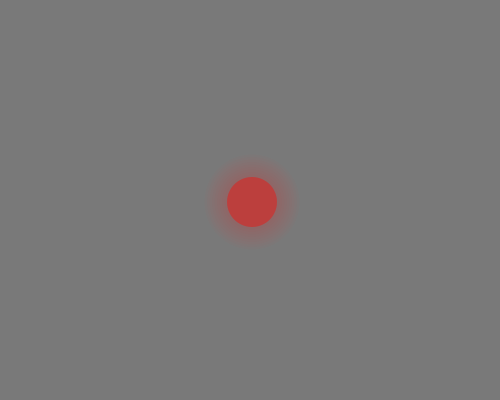
Frame 1 (no input)
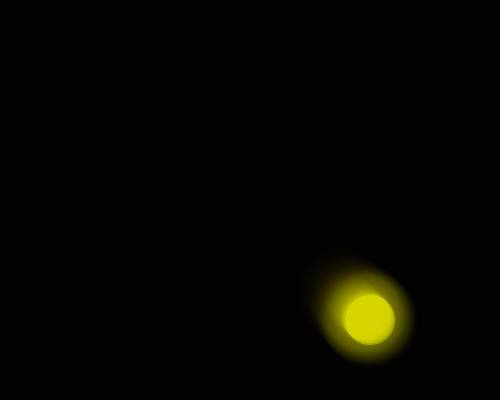
Frame 60 (the mouse pressed at the canvas centre just before this capture)
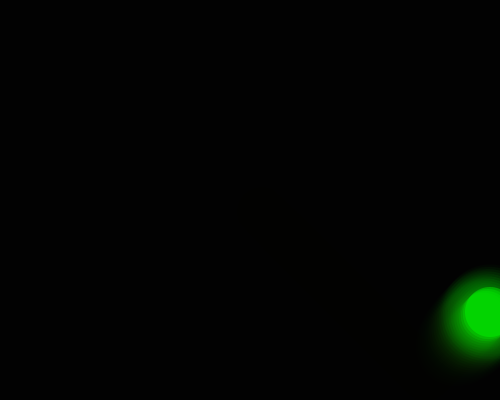
Frame 120 (the mouse held since frame 60 and released just before this capture)

The Processing sketch that drew these frames (run headless with seeded random() and noise(); from frame 60 on, the mouse is pressed at the canvas centre):

// Processing sketch: processing_105717
// ── processing_105717.pde

float xPos;
float yPos;
float xSpeed;
float ySpeed;
float startSpeed = 2;
int index = 0;

void setup () {
  size(500,400);
  background(150);
  
  //defines innitial position of ellipse
  xPos = width/2;
  yPos = height/2;
  
  strokeWeight(5);
  
  //defines the inital speed of the ellipse
  xSpeed = startSpeed;
  ySpeed = startSpeed;
  
  //change color mode to Hue, Saturation, Brightness
  colorMode(HSB, 360, 100, 100);
}


void draw () {
  
  //cycles through Hues
  if (index<360){
    index++;
  } else {index =0;}
  
  //adds faded background
  //creates ghosting effect
  noStroke();
  fill(0,0,0,50);
  rect(0,0,width,height);
  
  //checks if ellipse is within width and height
  //reverses speed direction on collision
  if (xPos > (width+56)) {xPos = -56;}
  else if (xPos < -56) {xPos = (width+56);}
  if (yPos > (height-26) || yPos < 26) {ySpeed*=-1;}
  
  //applies speed to ellipse
  xPos+=xSpeed;
  yPos+=ySpeed;
  
  //draw glow effect
  fill(index,100,100,5);
  for(int i=0;i<10;i++){
    ellipse(xPos,yPos,50+(i*5),50+(i*5));
  }
  
  //draws ellipse 
  noStroke();
  fill(index,100,100,100);
  ellipse(xPos,yPos,50,50);
  
}

void mousePressed() {
  if (dist(mouseX,mouseY,xPos,yPos)<26) {xSpeed*=-1;}
}
